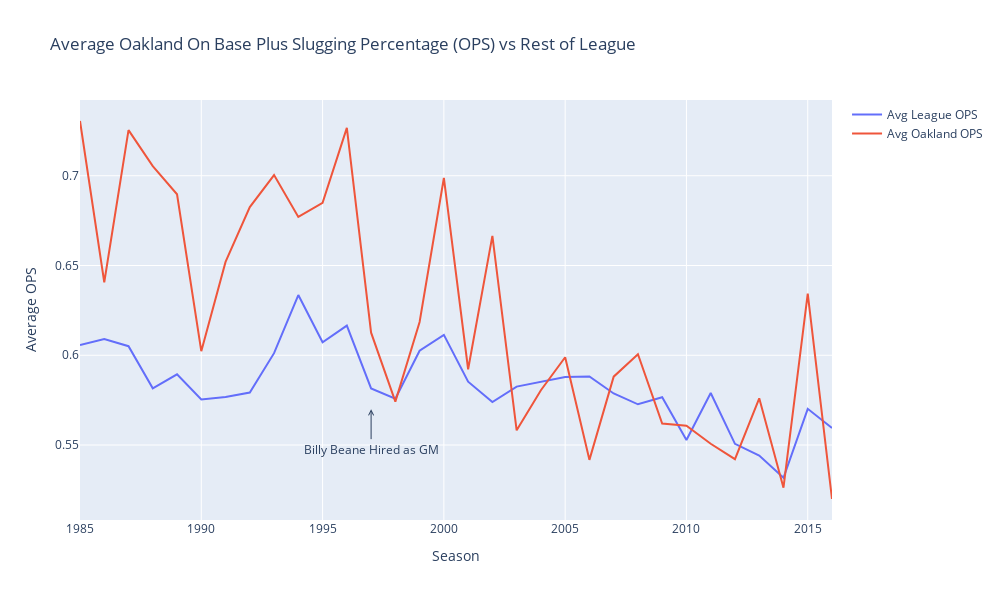

Notebook cell for this chart:
### Code cell
avg_league_ops = go.Scatter(x=on_base_plus_slug_comp.index, y=on_base_plus_slug_comp['Avg_League_OPS'],
                      name='Avg League OPS')

avg_oakland_ops = go.Scatter(x=on_base_plus_slug_comp.index, y=on_base_plus_slug_comp['Avg_Oakland_OPS'],
                      name='Avg Oakland OPS')

layout = go.Layout(height=600, width=1000, 
                 title= 'Average Oakland On Base Plus Slugging Percentage (OPS) vs Rest of League',
                 xaxis=dict(title='Season'), yaxis=dict(title='Average OPS'))

fig = go.Figure(data=[avg_league_ops, avg_oakland_ops], layout=layout)

fig.add_annotation(
            x=1997,
            y=.57,
            xref="x",
            yref="y",
            text="Billy Beane Hired as GM",
            showarrow=True,
            arrowhead=5,
            ax=0,
            ay=40
)

fig.show()

### Figure 1 — Plotly figure (JSON) as saved in the notebook; plotly's stock layout.template omitted (floating-point values rounded to 4 significant figures)
{"data": [{"name": "Avg League OPS", "type": "scatter", "x": [1985, 1986, 1987, 1988, 1989, 1990, 1991, 1992, 1993, 1994, 1995, 1996, 1997, 1998, 1999, 2000, 2001, 2002, 2003, 2004, 2005, 2006, 2007, 2008, 2009, 2010, 2011, 2012, 2013, 2014, 2015, 2016], "y": [0.6057, 0.609, 0.605, 0.5816, 0.5894, 0.5754, 0.5767, 0.5792, 0.6012, 0.6336, 0.6073, 0.6165, 0.5815, 0.5758, 0.6026, 0.6114, 0.5853, 0.574, 0.5825, 0.5853, 0.5879, 0.5882, 0.5787, 0.5727, 0.5766, 0.5528, 0.579, 0.5507, 0.5442, 0.5318, 0.5702, 0.5595]}, {"name": "Avg Oakland OPS", "type": "scatter", "x": [1985, 1986, 1987, 1988, 1989, 1990, 1991, 1992, 1993, 1994, 1995, 1996, 1997, 1998, 1999, 2000, 2001, 2002, 2003, 2004, 2005, 2006, 2007, 2008, 2009, 2010, 2011, 2012, 2013, 2014, 2015, 2016], "y": [0.7305, 0.6407, 0.7254, 0.7053, 0.6897, 0.6023, 0.652, 0.6825, 0.7004, 0.6771, 0.6849, 0.7267, 0.6126, 0.5742, 0.6186, 0.6988, 0.5922, 0.6665, 0.5582, 0.5805, 0.5989, 0.5418, 0.5881, 0.6006, 0.562, 0.5608, 0.5507, 0.5421, 0.576, 0.5262, 0.6343, 0.5199]}], "layout": {"annotations": [{"arrowhead": 5, "ax": 0, "ay": 40, "showarrow": true, "text": "Billy Beane Hired as GM", "x": 1997, "xref": "x", "y": 0.57, "yref": "y"}], "height": 600, "title": {"text": "Average Oakland On Base Plus Slugging Percentage (OPS) vs Rest of League"}, "width": 1000, "xaxis": {"autorange": true, "range": [1985, 2016], "title": {"text": "Season"}, "type": "linear"}, "yaxis": {"autorange": true, "range": [0.5082, 0.7422], "title": {"text": "Average OPS"}, "type": "linear"}}}
